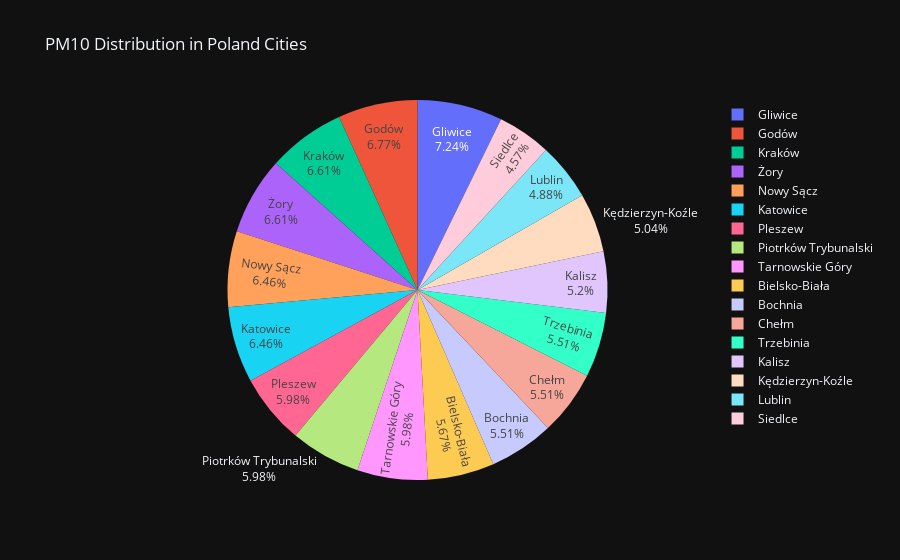
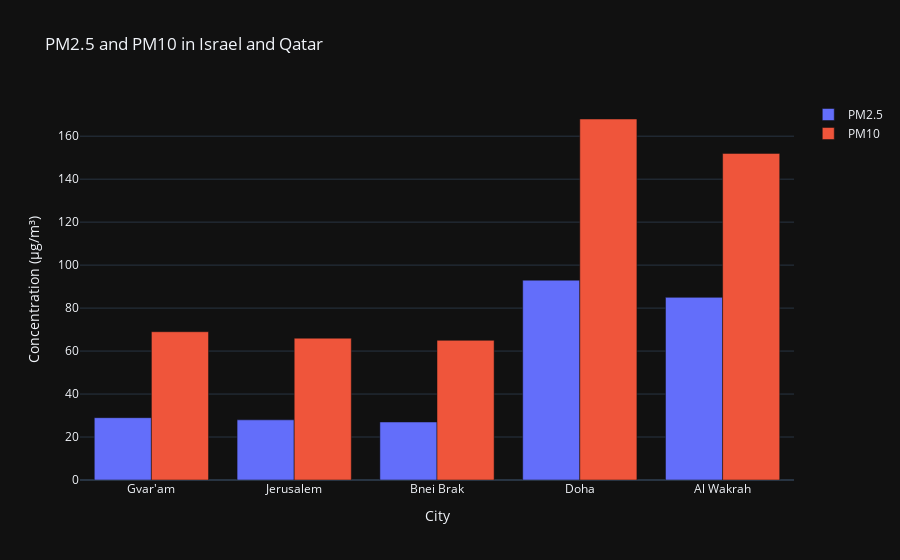

Notebook cell for these charts, in order:
### Markdown cell above
### `Q-5:` Read the Dataset using the below given link and create a multi-index dataframe using the columns "Country" and "City/Town".

This dataset is about the most polluted cities in the world. You can get details from [here](https://www.kaggle.com/datasets/rajkumarpandey02/worlds-most-air-polluted-countries-cities).

**Dataset link:** https://tinyurl.com/2fe6vz4u Directly use this link to read.

**Task:**
1. Find out the name of the city of India which is most poluted based on PM10.
2. Find out the name of the city of India which has minumum pollution level based on PM10.
3. Do same operations (like 1 and 2) with the country China.
4. Make a pie chart based on the column "PM10" of the country Poland.
5. Make a bar chart based on the columns "PM2.5" and "PM10" of the countries Israel and Qatar.
6. Convert this MultiIndex DataFrame to Series by retaining the informations.

### Code cell
import pandas as pd
import matplotlib.pyplot as plt

# Read dataset
df = pd.read_csv("List of most-polluted cities by particulate matter concentration.csv")

# Create MultiIndex DataFrame
df_multi = df.set_index(['Country', 'City/Town'])
df_multi.drop(columns=['Unnamed: 0'], inplace=True)
# Task 1: Most polluted city in India based on PM10
india_most_polluted = df_multi.loc['India']['PM10'].idxmax()
india_max_pm10 = df_multi.loc['India']['PM10'].max()

# Task 2: Least polluted city in India based on PM10
india_least_polluted = df_multi.loc['India']['PM10'].idxmin()
india_min_pm10 = df_multi.loc['India']['PM10'].min()

# Task 3: Most and least polluted cities in China based on PM10
china_most_polluted = df_multi.loc['China']['PM10'].idxmax()
china_max_pm10 = df_multi.loc['China']['PM10'].max()
china_least_polluted = df_multi.loc['China']['PM10'].idxmin()
china_min_pm10 = df_multi.loc['China']['PM10'].min()

# Print results for India and China
print(f"Most polluted city in India: {india_most_polluted}, PM10: {india_max_pm10}")
print(f"Least polluted city in India: {india_least_polluted}, PM10: {india_min_pm10}")
print(f"Most polluted city in China: {china_most_polluted}, PM10: {china_max_pm10}")
print(f"Least polluted city in China: {china_least_polluted}, PM10: {china_min_pm10}")

import plotly.graph_objects as go
import plotly.express as px

# Task 4: Pie chart for PM10 in Poland
poland_pm10 = df_multi.loc['Poland']['PM10']
fig1 = go.Figure(data=[
    go.Pie(labels=poland_pm10.index, values=poland_pm10, textinfo='label+percent')
])
fig1.update_layout(
    title='PM10 Distribution in Poland Cities',
    template='plotly_dark'
)
fig1.show()

# Task 5: Bar chart for PM2.5 and PM10 in Israel and Qatar
israel_qatar = df_multi.loc[['Israel', 'Qatar']][['PM2.5', 'PM10']].reset_index()
fig2 = go.Figure(data=[
    go.Bar(name='PM2.5', x=israel_qatar['City/Town'], y=israel_qatar['PM2.5']),
    go.Bar(name='PM10', x=israel_qatar['City/Town'], y=israel_qatar['PM10'])
])
fig2.update_layout(
    title='PM2.5 and PM10 in Israel and Qatar',
    xaxis_title='City',
    yaxis_title='Concentration (µg/m³)',
    barmode='group',
    template='plotly_dark'
)
fig2.show()

# Task 6: Convert MultiIndex DataFrame to Series
series_data = df_multi.stack()
print(series_data.head())

### Figure 1 — Plotly figure (JSON) as saved in the notebook; plotly's stock layout.template omitted (floating-point values rounded to 4 significant figures)
{"data": [{"labels": ["Godów", "Pleszew", "Gliwice", "Kraków", "Nowy Sącz", "Katowice", "Bochnia", "Piotrków Trybunalski", "Żory", "Bielsko-Biała", "Tarnowskie Góry", "Chełm", "Kalisz", "Kędzierzyn-Koźle", "Lublin", "Siedlce", "Trzebinia"], "textinfo": "label+percent", "type": "pie", "values": [43, 38, 46, 42, 41, 41, 35, 38, 42, 36, 38, 35, 33, 32, 31, 29, 35]}], "layout": {"title": {"text": "PM10 Distribution in Poland Cities"}}}

### Figure 2 — Plotly figure (JSON) as saved in the notebook; plotly's stock layout.template omitted (floating-point values rounded to 4 significant figures)
{"data": [{"name": "PM2.5", "type": "bar", "x": ["Gvar'am", "Jerusalem", "Bnei Brak", "Doha", "Al Wakrah"], "y": [29, 28, 27, 93, 85]}, {"name": "PM10", "type": "bar", "x": ["Gvar'am", "Jerusalem", "Bnei Brak", "Doha", "Al Wakrah"], "y": [69, 66, 65, 168, 152]}], "layout": {"barmode": "group", "title": {"text": "PM2.5 and PM10 in Israel and Qatar"}, "xaxis": {"title": {"text": "City"}}, "yaxis": {"title": {"text": "Concentration (µg/m³)"}}}}
